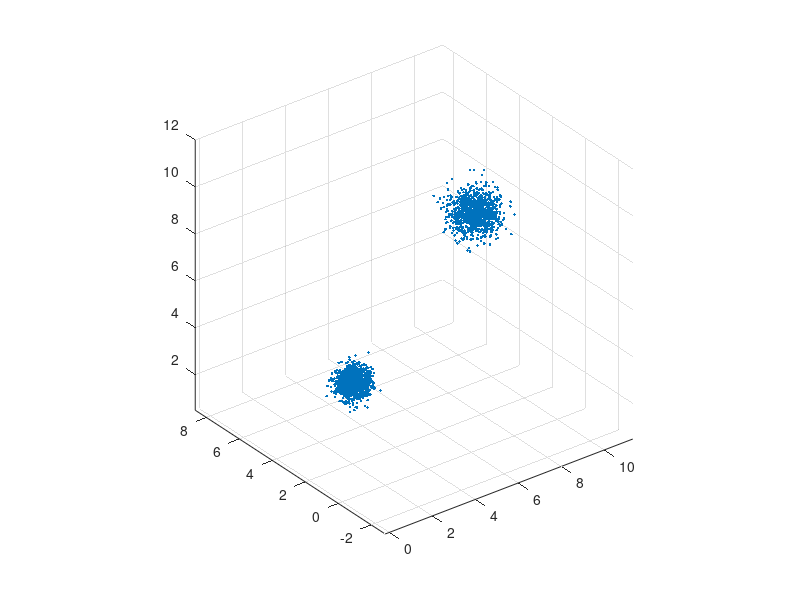

Here is the MATLAB script that generated this plot: (Note: this script raises an error after producing the figure.)
clear all
clc
%{
%% load image data
fprintf('Loading data...\n')
load barrel_nobarrel_data.mat

%% convert barrel pixels to YCbCr and store
fprintf('Gathering pixel data...\n')
data = [];
for i = 1:length(file_names)
    im = rgb2ycbcr(imread(file_names{i}));
    Y = im(:,:,1);
    Cb = im(:,:,2);
    Cr = im(:,:,3);
    Y = Y(coords{1});
    Cb = Cb(coords{1});
    Cr = Cr(coords{1});

    clear im
    data = [data;Y Cb Cr];
    clear Y Cb Cr
end
data = double(data);
%}
test_mu1 = [0.9 0.5 5];
test_sigma1 = 0.1*eye(3)
test_mu2 = [10 5 7];
test_sigma2 = 0.2*eye(3)
data = [mvnrnd(test_mu1,test_sigma1,1005); mvnrnd(test_mu2,test_sigma2,1005)];

figure(2)
clf
%plot(data(:,1),data(:,2),'.')
plot3(data(:,1),data(:,2),data(:,3),'.')
grid on
axis equal

%% create gaussians and initialize GMM
fprintf('Initializing parameters...\n\n\n\n\n\n\n\n\n\n\n')
[n,d] = size(data);
k = 2;
A = cell(k,1);
mu = zeros(k,d);
w = zeros(1,k);
P = zeros(n,k);
iterator = 1;
%fprintf('trying: %10d')
while min(P) <= eps
    %fprintf('\b\b\b\b\b\b\b\b\b\b\b\b\b\b\b\b\b\btrying: %10d',iterator);
    for i = 1:k
        A{i} = diag(rand(d,1))*255;
        w(i) = 1/k;
        mu(i,:) = rand(1,d)*255;
        P(:,i) = compute_gaussian_density(data,mu(i,:),A{i});
    end
    P(P<eps) = eps;
    iterator = iterator+1;
end
L = 1/n*sum(log(P*w'));

done = 0;
gamma = zeros(n,k);
iterator = 1;
while ~done
    %fprintf('iteration: %d\n',iterator);
    % E-step
    gamma = bsxfun(@rdivide,bsxfun(@times,w,P),P*w');
    %{
    for i = 1:k
        gamma(:,i) = w(i)*P(:,i)./sum(bsxfun(@times,w,P),2);
    end
    %}
    dumb_n = sum(gamma);
    
    % M-step
    w = dumb_n/n;
    for i = 1:k
        mu(i,:) = 1/dumb_n(i)*sum(bsxfun(@times,gamma(:,i),data));
        mean_centered = bsxfun(@minus,data,mu(i,:));
        A{i} = 1/dumb_n(i)*bsxfun(@times,gamma(:,i),mean_centered)'*mean_centered;
        P(:,i) = compute_gaussian_density(data,mu(i,:),A{i});
    end
    P(P<eps) = eps;
    
    % calculate log likelihood
    L_new = 1/n*sum(log(P*w'));
    
    % check exit condition
    if abs(L-L_new) < 0.000000000001
        done = 1;
    end
    abs(L_new-L)
    L = L_new;
    iterator = iterator+1;
end
%mu
%A{1}
%A{2}
%{d
%% plot stuff
figure(1)
clf
plot3(data(1:100:end,1),data(1:100:end,2),data(1:100:end,3),'.')
axis equal
lims = [0 255];
%xlim(lims)
%ylim(lims)
%zlim(lims)
grid on
hold on
for i = 1:k
    [U,L] = eig(A{i});
    N = 6;
    radii = N*sqrt(diag(L));
    [xc,yc,zc] = ellipsoid(0,0,0,radii(1),radii(2),radii(3));
    a = kron(U(:,1),xc); b = kron(U(:,2),yc); c = kron(U(:,3),zc);
    data = a+b+c; n = size(data,2);
    x = data(1:n,:)+mu(i,1); y = data(n+1:2*n,:)+mu(i,2); z = data(2*n+1:end,:)+mu(i,3);
    surf(x,y,z);
    alpha(0.1)
end
%}